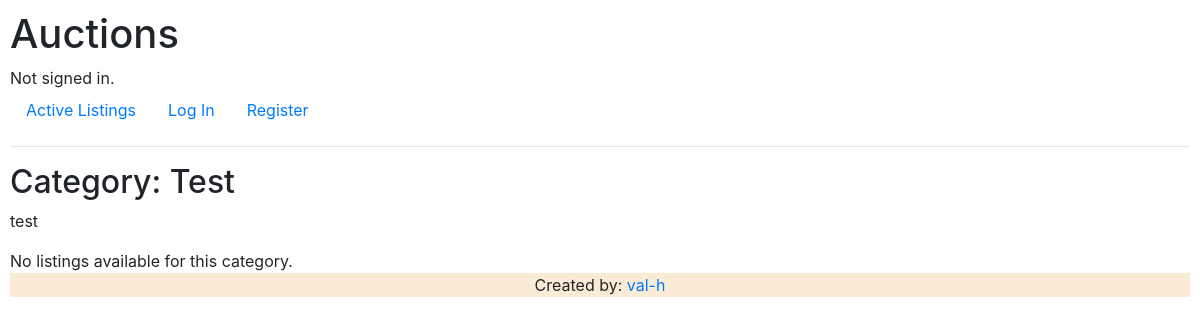
/categories/1, run on an earlier commit of the app's database.
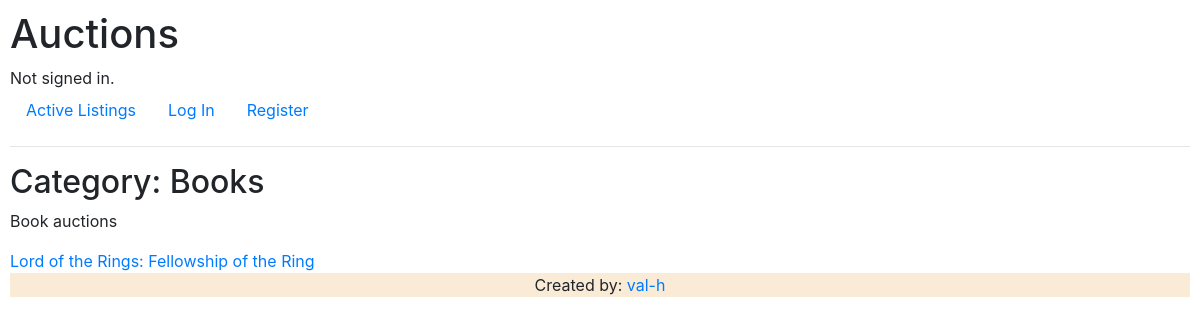
And on a later commit of the database.
### auctions/models.py (models this page shows, shortened)
class Category(models.Model):
    title = models.CharField(max_length=40)
    description = models.TextField()

class Listing(models.Model):
    title = models.CharField(max_length=80)
    description = models.TextField()
    owner = models.ForeignKey(User, on_delete=models.CASCADE, related_name="listings")
    date = models.DateTimeField(auto_now_add=True)
    start_price = models.DecimalField(max_digits=12, decimal_places=2)
    current_price = models.DecimalField(max_digits=12, decimal_places=2)
    active = models.BooleanField(default=True)
    winner = models.ForeignKey(User, blank=True, null=True, on_delete=models.CASCADE, related_name="auctions_won")
    image = models.ImageField(upload_to="images/", blank=True)
    category = models.ForeignKey(Category, on_delete=models.PROTECT, blank=True, related_name="listings")

### auctions/views.py (the view)
# urls.py: path("categories/<int:category_id>", views.category_view, name='category'),
def category_view(request, category_id):
    category = Category.objects.get(id=category_id)
    return render(request, 'auctions/category.html', {
        'category': category,
        'listings': category.listings.all(),
    })

### auctions/templates/auctions/category.html
{% extends 'auctions/layout.html' %}
{% block body %}
    <h2>Category: {{ category.title }}</h2>
    <p>{{ category.description }}</p>
    {% for listing in listings %}
        <div>
            <a href="{% url 'auctions:listing' listing.id %}">{{ listing.title }}</a>
        </div>
    {% empty %}
        <div>
            No listings available for this category.
        </div>
    {% endfor %}
{% endblock %}

What changed in the data, as far as the page shows it:
changed Category: title "Test" → "Books"; description "test" → "Book auctions"
added Listing: title "Lord of the Rings: Fellowship of the Ring"
Also different on the page:
text no longer shown: "No listings available for this category."
